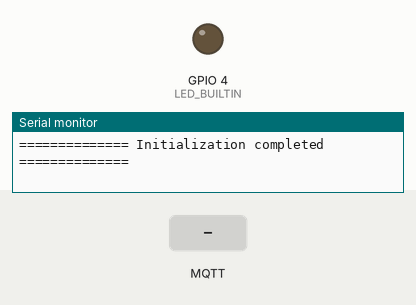
A sketch run on a simulated ESP32. On the bench: output pins drawn as LEDs (lit = HIGH), the last lines printed to the serial monitor. Dashed ring = blinking. Inputs (shaded band) come from the test bench. WiFi joins after 1.5 s; servers stay silent unless stated; no MQTT or app messages arrive unless stated; the camera gives no picture; not simulated (calls return 0 or success): Credentials.h; names the files do not define were given values by the test bench: mqtt_port = 1883.

Above: at 3.0 s.
3.1 s: MQTT message "1" arrives on the second subscribed topic
At 3.5 s:
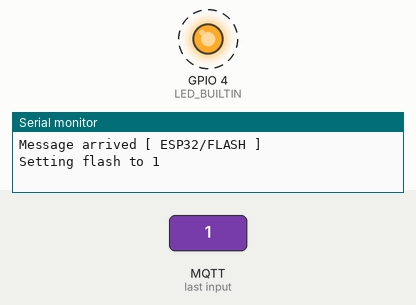
6.1 s: MQTT message "1" arrives on the first subscribed topic
At 6.19 s:
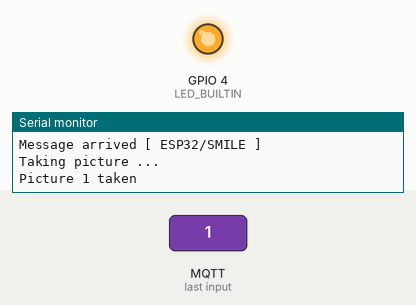
Timing chart, 0 to 9.1 s (numbered marks = the images above; inputs shaded):
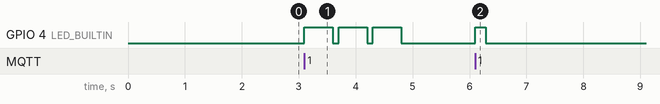

Measured:
- after the input at 3.1 s, GPIO 4 (LED_BUILTIN): alternates HIGH for 0.50 s and LOW for 0.10 s, 6 changes in all, then stays LOW, starting at once
- after the input at 6.1 s, GPIO 4 (LED_BUILTIN): LOW → HIGH at once, → LOW 0.18 s later

The sketch:

ESPMQTTCam.ino
```cpp
#include "Credentials.h"
#include "My_WiFi.h"
#include "My_MQTT.h"
#include "Camera.h"

void setup() {
  Serial.begin(115200);
  Serial.println("\n=================== Initialization ===================\n");
  WiFi_setup();     // Connect to Wi-Fi
  MQTT_setup();     // Connect to MQTT broker
  Camera_setup();   // Initialize the camera
  Serial.println("============== Initialization completed ==============\n");
}

void loop() {
  MQTT_loop();
}
```

Camera.h
```cpp
#include "esp_camera.h"
#include <WiFi.h>
#include <base64.h>

// Variables
const uint8_t* payload = NULL;
uint32_t payloadLength = 0;
String base64Image;

// Camera configuration
#define CAMERA_MODEL_AI_THINKER

#if defined(CAMERA_MODEL_AI_THINKER)
#define PWDN_GPIO_NUM     32
#define RESET_GPIO_NUM    -1
#define XCLK_GPIO_NUM      0
#define SIOD_GPIO_NUM     26
#define SIOC_GPIO_NUM     27

#define Y9_GPIO_NUM       35
#define Y8_GPIO_NUM       34
#define Y7_GPIO_NUM       39
#define Y6_GPIO_NUM       36
#define Y5_GPIO_NUM       21
#define Y4_GPIO_NUM       19
#define Y3_GPIO_NUM       18
#define Y2_GPIO_NUM        5
#define VSYNC_GPIO_NUM    25
#define HREF_GPIO_NUM     23
#define PCLK_GPIO_NUM     22
#endif

/** Camera setup */
void Camera_setup() {
  Serial.println("----------------------- Camera -----------------------");
  camera_config_t config;
  config.ledc_channel = LEDC_CHANNEL_0;
  config.ledc_timer = LEDC_TIMER_0;
  config.pin_d0 = Y2_GPIO_NUM;
  config.pin_d1 = Y3_GPIO_NUM;
  config.pin_d2 = Y4_GPIO_NUM;
  config.pin_d3 = Y5_GPIO_NUM;
  config.pin_d4 = Y6_GPIO_NUM;
  config.pin_d5 = Y7_GPIO_NUM;
  config.pin_d6 = Y8_GPIO_NUM;
  config.pin_d7 = Y9_GPIO_NUM;
  config.pin_xclk = XCLK_GPIO_NUM;
  config.pin_pclk = PCLK_GPIO_NUM;
  config.pin_vsync = VSYNC_GPIO_NUM;
  config.pin_href = HREF_GPIO_NUM;
  config.pin_sscb_sda = SIOD_GPIO_NUM;
  config.pin_sscb_scl = SIOC_GPIO_NUM;
  config.pin_pwdn = PWDN_GPIO_NUM;
  config.pin_reset = RESET_GPIO_NUM;
  config.xclk_freq_hz = 20000000;
  config.pixel_format = PIXFORMAT_JPEG;

  if(psramFound()){
    config.frame_size = FRAMESIZE_UXGA;
    config.jpeg_quality = 10;
    config.fb_count = 2;
  } else {
    config.frame_size = FRAMESIZE_SVGA;
    config.jpeg_quality = 12;
    config.fb_count = 1;
  }

  // Camera init
  esp_err_t err = esp_camera_init(&config);
  if (err != ESP_OK) {
    Serial.printf("Camera init failed with error 0x%x", err);
    return;
  }

  sensor_t * s = esp_camera_sensor_get();
  //initial sensors are flipped vertically and colors are a bit saturated
  if (s->id.PID == OV3660_PID) {
    s->set_vflip(s, 1);//flip it back
    s->set_brightness(s, 1);//up the blightness just a bit
    s->set_saturation(s, -2);//lower the saturation
  }
  //drop down frame size for higher initial frame rate
  s->set_framesize(s, FRAMESIZE_QVGA);

  // Define Flash as an output
  pinMode(LED_BUILTIN, OUTPUT);
  Serial.println("----------------- Camera initialized -----------------\n");
}

/** Take a picture */
void take_picture() {
  camera_fb_t * fb = NULL;
  if(flash){
    digitalWrite(LED_BUILTIN, HIGH);
    //delay(500);
  }
  Serial.println("Taking picture ...");
  // Take 3 pictures because the first one is always bad
  for (int i=0; i<3; i++){
    fb = esp_camera_fb_get(); // used to get a single picture.
    Serial.println("Picture " + String(i+1) + " taken");
    if (!fb) {
      Serial.println("Camera capture failed");
      digitalWrite(LED_BUILTIN, LOW);
      return;
    }
    if (i!=2){
      esp_camera_fb_return(fb); // must be used to free the memory allocated by esp_camera_fb_get().
    }
  }
    Serial.println("Picture taken");
    // Encode the image
    base64Image = base64::encode(fb->buf, fb->len);
    payload = reinterpret_cast<const uint8_t*>(base64Image.c_str());
    payloadLength = base64Image.length();
    sendMQTT(payload, payloadLength);   // Send the image to the MQTT broker
    esp_camera_fb_return(fb); // must be used to free the memory allocated by esp_camera_fb_get().

  digitalWrite(LED_BUILTIN, LOW);
}

/** Set the flash */
void set_flash() {
    flash = !flash;
    Serial.print("Setting flash to ");
    Serial.println (flash);
    if(!flash){
      for (int i=0; i<6; i++){
        digitalWrite(LED_BUILTIN, HIGH);
        delay(100);
        digitalWrite(LED_BUILTIN, LOW);
        delay(100);
      }
    }
    if(flash){
      for (int i=0; i<3; i++){
        digitalWrite(LED_BUILTIN, HIGH);
        delay(500);
        digitalWrite(LED_BUILTIN, LOW);
        delay(100);
      }
    }
}
```

My_MQTT.h
```cpp
#include <PubSubClient.h>
#include <ArduinoJson.h>

WiFiClient espClient;
PubSubClient client(espClient);

//
String clientId = "ESP32CAM";

// MQTT topics
const char* topic_PHOTO = "ESP32/SMILE";
const char* topic_PUBLISH = "ESP32/PICTURE";
const char* topic_FLASH = "ESP32/FLASH";

// Variables
const int MAX_PAYLOAD = 60000;
bool flash;
// Flash
#define LED_BUILTIN 4

// MQTT Functions prototypes
void MQTT_setup();
void Subscribe();
void MQTT_connect();
void MQTT_loop();
void callback(String topic, byte* message, unsigned int length);
void take_picture();
void set_flash();
void sendMQTT(const uint8_t * buf, uint32_t len);

//----------------------------------- Functions -----------------------------------

/** MQTT server configuration */
void MQTT_setup() {
    Serial.println("------------------------ MQTT ------------------------");
    client.setServer(mqtt_server, mqtt_port);   // MQTT server configuration
    client.setBufferSize (MAX_PAYLOAD); //This is the maximum payload length
    client.setCallback(callback);
    MQTT_connect();
    Serial.println("------------------ MQTT initialized ------------------\n");
}

/** Subscribe to the MQTT topics */
void Subscribe() {
    client.subscribe(topic_PHOTO);
    client.subscribe(topic_FLASH);
}

/** Connect to the MQTT server */
void MQTT_connect() {
    Serial.println("Attempting MQTT connection...");
    while (!client.connected()) {
        //String clientId = "ESP32Client-";
        //clientId += String(random(0xffff), HEX);
        if (client.connect(clientId.c_str(), mqtt_user, mqtt_password)) {
            Subscribe();
            Serial.println("Connected to MQTT broker!");
        } else {
            Serial.print("MQTT connection failed, error code: ");
            Serial.println(client.state());
            delay(2000);  // Wait 2 seconds before retrying
        }
    }
}

/** Ensure the MQTT client is running */
void MQTT_loop() {
    // Check MQTT connection
    if (!client.connected()) {
        Serial.println("MQTT connection lost!!");
        MQTT_connect();
    }
    // Ensure the MQTT client is running
    client.loop();
}

/** Callback function to handle incoming MQTT messages */
void callback(String topic, byte* message, unsigned int length) {
  String messageTemp;
  Serial.print("\nMessage arrived [ ");
  Serial.print(topic);
  Serial.println(" ]");
  for (int i = 0; i < length; i++) {
    messageTemp += (char)message[i];
  }
  if (topic == topic_PHOTO) {
    take_picture();
  }
  if (topic == topic_FLASH) {
    set_flash();
  }
}

/** Send the picture via MQTT */
void sendMQTT(const uint8_t * buf, uint32_t len){
  Serial.println("Sending picture...");
  if(len>MAX_PAYLOAD){
    Serial.println("Picture too large, increase the MAX_PAYLOAD value");
    Serial.println("Picture size: " + String(len) + " bytes");
  }else{
    if (client.publish(topic_PUBLISH, buf, len, false)) {
      Serial.println("Picture sent");
    } else {
      Serial.println("Failed to send picture");
    }
  }
}
```

My_WiFi.h
```cpp
#include <WiFi.h>

// WiFi functions prototypes
void WiFi_setup();

//----------------------------------- Functions -----------------------------------

/** Connect to Wi-Fi */
void WiFi_setup() {
  Serial.println("----------------------- Wi-Fi ------------------------");
  Serial.print("Connexion au Wi-Fi...");
  WiFi.begin(ssid, password);
  while (WiFi.status() != WL_CONNECTED) {
    delay(500);
    Serial.print(".");
  }
  Serial.println("\nConnecté au Wi-Fi!");
  Serial.print("Adresse IP : ");
  Serial.println(WiFi.localIP());
  Serial.println("----------------- Wi-Fi initialized ------------------\n");
}
```
